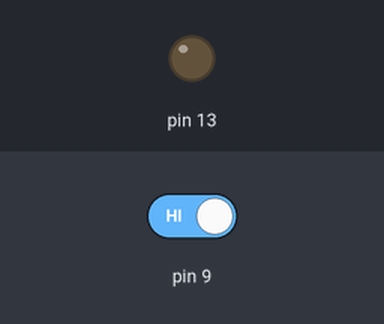
The sketch below on a simulated Arduino Uno, built with avr-gcc and run on an emulated ATmega328P. Shown: output pins drawn as LEDs (lit = HIGH). Inputs (shaded band) come from the test bench; at power-on: pin 9 HIGH.

Above: at 1.2 s.
1.3 s: pin 9 driven LOW
At 2.5 s:
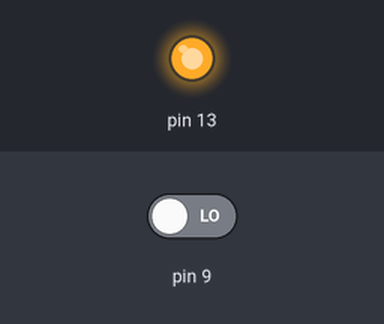
2.8 s: pin 9 driven HIGH
At 3.9 s:
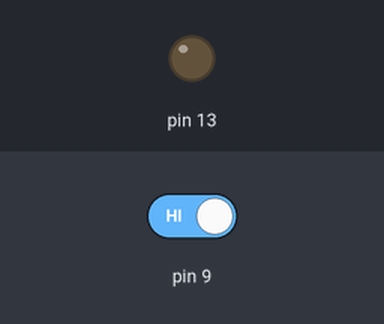
Timing chart, 0 to 5.8 s (numbered marks = the images above; inputs shaded):
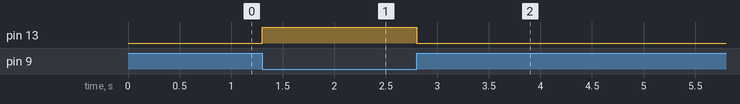

The sketch:

push_button.ino
```cpp
void setup()
{
 pinMode(9, INPUT);
 pinMode(13, OUTPUT);
}

void loop()
{
  int val = digitalRead(9);

  if(val == LOW){
    digitalWrite(13, HIGH);
  }
  else{
    digitalWrite(13, LOW);
  }
}
```

Measured:
- after the input at 1.3 s, pin 13: LOW → HIGH at once
- after the input at 2.8 s, pin 13: HIGH → LOW at once
